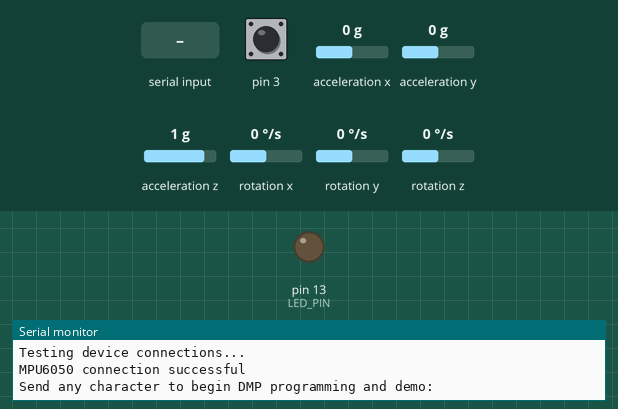
Simulated run of this sketch. Board: Arduino Leonardo, built with avr-gcc and run on an emulated ATmega32U4. On the bench: output pins drawn as LEDs (lit = HIGH), the last lines printed to the serial monitor. Dashed ring = blinking. The inputs (shaded band) are chosen by the test bench; at power-on: pin 3 HIGH, acceleration x 0 g, acceleration y 0 g, acceleration z 1 g, rotation z 0 °/s, rotation x 0 °/s, rotation y 0 °/s. The sensor or clock chip raises its interrupt line as the real part does.

Above: at 0.8 s.
0.9 s: "1\n" received over Serial
At 2.1 s:
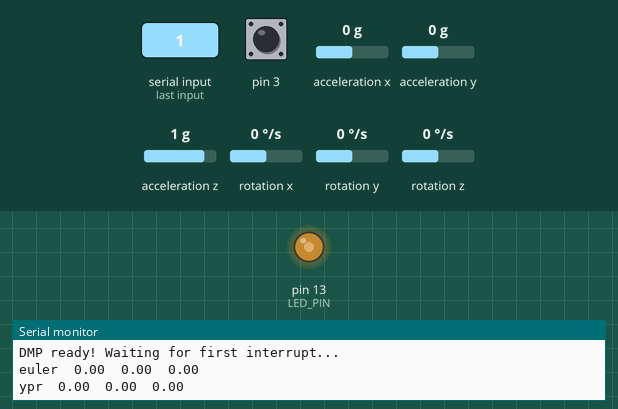
3.9 s: pin 3 pulled LOW for 1 s
7.9 s: acceleration x set to -1.4 g
At 9.1 s:
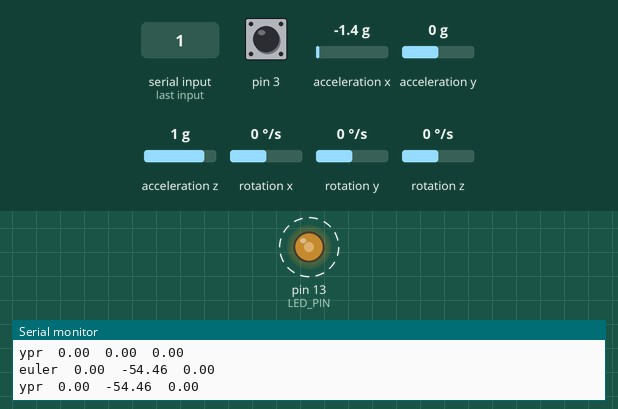
10.9 s: acceleration y set to -1.4 g
13.9 s: acceleration z set to -1.4 g
16.9 s: rotation z set to -192 °/s
Timing chart, 0 to 20.9 s (numbered marks = the images above; inputs shaded):
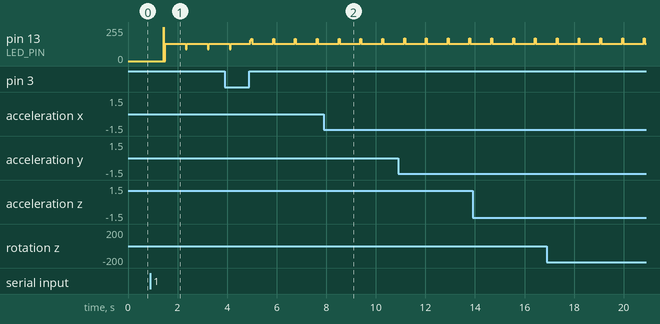

The sketch:

MPU6050_6DMP.ino
```cpp
// I2C device class (I2Cdev) demonstration Arduino sketch for MPU6050 class using DMP (MotionApps v2.0)
// 6/21/2012 by Jeff Rowberg <jeff@rowberg.net>
// Updates should (hopefully) always be available at https://github.com/jrowberg/i2cdevlib
//
// Changelog:
//      2013-05-08 - added seamless Fastwire support
//                 - added note about gyro calibration
//      2012-06-21 - added note about Arduino 1.0.1 + Leonardo compatibility error
//      2012-06-20 - improved FIFO overflow handling and simplified read process
//      2012-06-19 - completely rearranged DMP initialization code and simplification
//      2012-06-13 - pull gyro and accel data from FIFO packet instead of reading directly
//      2012-06-09 - fix broken FIFO read sequence and change interrupt detection to RISING
//      2012-06-05 - add gravity-compensated initial reference frame acceleration output
//                 - add 3D math helper file to DMP6 example sketch
//                 - add Euler output and Yaw/Pitch/Roll output formats
//      2012-06-04 - remove accel offset clearing for better results (thanks Sungon Lee)
//      2012-06-01 - fixed gyro sensitivity to be 2000 deg/sec instead of 250
//      2012-05-30 - basic DMP initialization working

/* ============================================
I2Cdev device library code is placed under the MIT license
Copyright (c) 2012 Jeff Rowberg

Permission is hereby granted, free of charge, to any person obtaining a copy
of this software and associated documentation files (the "Software"), to deal
in the Software without restriction, including without limitation the rights
to use, copy, modify, merge, publish, distribute, sublicense, and/or sell
copies of the Software, and to permit persons to whom the Software is
furnished to do so, subject to the following conditions:

The above copyright notice and this permission notice shall be included in
all copies or substantial portions of the Software.

THE SOFTWARE IS PROVIDED "AS IS", WITHOUT WARRANTY OF ANY KIND, EXPRESS OR
IMPLIED, INCLUDING BUT NOT LIMITED TO THE WARRANTIES OF MERCHANTABILITY,
FITNESS FOR A PARTICULAR PURPOSE AND NONINFRINGEMENT. IN NO EVENT SHALL THE
AUTHORS OR COPYRIGHT HOLDERS BE LIABLE FOR ANY CLAIM, DAMAGES OR OTHER
LIABILITY, WHETHER IN AN ACTION OF CONTRACT, TORT OR OTHERWISE, ARISING FROM,
OUT OF OR IN CONNECTION WITH THE SOFTWARE OR THE USE OR OTHER DEALINGS IN
THE SOFTWARE.
===============================================
*/

// I2Cdev and MPU6050 must be installed as libraries, or else the .cpp/.h files
// for both classes must be in the include path of your project
#include "I2Cdev.h"

#include "MPU6050_6Axis_MotionApps20.h"
//#include "MPU6050.h" // not necessary if using MotionApps include file

// Arduino Wire library is required if I2Cdev I2CDEV_ARDUINO_WIRE implementation
// is used in I2Cdev.h
#if I2CDEV_IMPLEMENTATION == I2CDEV_ARDUINO_WIRE
    #include "Wire.h"
#endif

// class default I2C address is 0x68
// specific I2C addresses may be passed as a parameter here
// AD0 low = 0x68 (default for SparkFun breakout and InvenSense evaluation board)
// AD0 high = 0x69
MPU6050 mpu;
//MPU6050 mpu(0x69); // <-- use for AD0 high

/* =========================================================================
   NOTE: In addition to connection 3.3v, GND, SDA, and SCL, this sketch
   depends on the MPU-6050's INT pin being connected to the Arduino's
   external interrupt #0 pin. On the Arduino Uno and Mega 2560, this is
   digital I/O pin 2.
 * ========================================================================= */

/* =========================================================================
   NOTE: Arduino v1.0.1 with the Leonardo board generates a compile error
   when using Serial.write(buf, len). The Teapot output uses this method.
   The solution requires a modification to the Arduino USBAPI.h file, which
   is fortunately simple, but annoying. This will be fixed in the next IDE
   release. For more info, see these links:

   http://arduino.cc/forum/index.php/topic,109987.0.html
   http://code.google.com/p/arduino/issues/detail?id=958
 * ========================================================================= */


// uncomment "OUTPUT_READABLE_QUATERNION" if you want to see the actual
// quaternion components in a [w, x, y, z] format (not best for parsing
// on a remote host such as Processing or something though)
//#define OUTPUT_READABLE_QUATERNION

// uncomment "OUTPUT_READABLE_EULER" if you want to see Euler angles
// (in degrees) calculated from the quaternions coming from the FIFO.
// Note that Euler angles suffer from gimbal lock (for more info, see
// http://en.wikipedia.org/wiki/Gimbal_lock)
#define OUTPUT_READABLE_EULER

// uncomment "OUTPUT_READABLE_YAWPITCHROLL" if you want to see the yaw/
// pitch/roll angles (in degrees) calculated from the quaternions coming
// from the FIFO. Note this also requires gravity vector calculations.
// Also note that yaw/pitch/roll angles suffer from gimbal lock (for
// more info, see: http://en.wikipedia.org/wiki/Gimbal_lock)
#define OUTPUT_READABLE_YAWPITCHROLL

// uncomment "OUTPUT_READABLE_REALACCEL" if you want to see acceleration
// components with gravity removed. This acceleration reference frame is
// not compensated for orientation, so +X is always +X according to the
// sensor, just without the effects of gravity. If you want acceleration
// compensated for orientation, us OUTPUT_READABLE_WORLDACCEL instead.
//#define OUTPUT_READABLE_REALACCEL

// uncomment "OUTPUT_READABLE_WORLDACCEL" if you want to see acceleration
// components with gravity removed and adjusted for the world frame of
// reference (yaw is relative to initial orientation, since no magnetometer
// is present in this case). Could be quite handy in some cases.
//#define OUTPUT_READABLE_WORLDACCEL

// uncomment "OUTPUT_TEAPOT" if you want output that matches the
// format used for the InvenSense teapot demo
//#define OUTPUT_TEAPOT

unsigned long tWrite=0;
boolean doWrite=false;

#define LED_PIN 13 // (Arduino is 13, Teensy is 11, Teensy++ is 6)
bool blinkState = false;

// MPU control/status vars
bool dmpReady = false;  // set true if DMP init was successful
uint8_t mpuIntStatus;   // holds actual interrupt status byte from MPU
uint8_t devStatus;      // return status after each device operation (0 = success, !0 = error)
uint16_t packetSize;    // expected DMP packet size (default is 42 bytes)
uint16_t fifoCount;     // count of all bytes currently in FIFO
uint8_t fifoBuffer[64]; // FIFO storage buffer

// orientation/motion vars
Quaternion q;           // [w, x, y, z]         quaternion container
VectorInt16 aa;         // [x, y, z]            accel sensor measurements
VectorInt16 aaReal;     // [x, y, z]            gravity-free accel sensor measurements
VectorInt16 aaWorld;    // [x, y, z]            world-frame accel sensor measurements
VectorFloat gravity;    // [x, y, z]            gravity vector
float euler[3];         // [psi, theta, phi]    Euler angle container
float ypr[3];           // [yaw, pitch, roll]   yaw/pitch/roll container and gravity vector

// packet structure for InvenSense teapot demo
uint8_t teapotPacket[14] = { '$', 0x02, 0,0, 0,0, 0,0, 0,0, 0x00, 0x00, '\r', '\n' };


// ================================================================
// ===               INTERRUPT DETECTION ROUTINE                ===
// ================================================================

volatile bool mpuInterrupt = false;     // indicates whether MPU interrupt pin has gone high
void dmpDataReady() {
    mpuInterrupt = true;
}


// ================================================================
// ===                      INITIAL SETUP                       ===
// ================================================================

void setup() {
    // join I2C bus (I2Cdev library doesn't do this automatically)
    #if I2CDEV_IMPLEMENTATION == I2CDEV_ARDUINO_WIRE
        Wire.begin();
        TWBR = 24; // 400kHz I2C clock (200kHz if CPU is 8MHz)
    #elif I2CDEV_IMPLEMENTATION == I2CDEV_BUILTIN_FASTWIRE
        Fastwire::setup(400, true);
    #endif

    // initialize serial communication
    // (115200 chosen because it is required for Teapot Demo output, but it's
    // really up to you depending on your project)
    Serial.begin(115200);
    while (!Serial); // wait for Leonardo enumeration, others continue immediately

    // NOTE: 8MHz or slower host processors, like the Teensy @ 3.3v or Ardunio
    // Pro Mini running at 3.3v, cannot handle this baud rate reliably due to
    // the baud timing being too misaligned with processor ticks. You must use
    // 38400 or slower in these cases, or use some kind of external separate
    // crystal solution for the UART timer.

    // initialize device
    Serial.println(F("Initializing I2C devices..."));
    mpu.initialize();

    // verify connection
    Serial.println(F("Testing device connections..."));
    Serial.println(mpu.testConnection() ? F("MPU6050 connection successful") : F("MPU6050 connection failed"));

    // wait for ready
    Serial.println(F("\nSend any character to begin DMP programming and demo: "));
    while (Serial.available() && Serial.read()); // empty buffer
    while (!Serial.available());                 // wait for data
    while (Serial.available() && Serial.read()); // empty buffer again

    // load and configure the DMP
    Serial.println(F("Initializing DMP..."));
    devStatus = mpu.dmpInitialize();

    // supply your own gyro offsets here, scaled for min sensitivity
    mpu.setXGyroOffset(220);
    mpu.setYGyroOffset(76);
    mpu.setZGyroOffset(-90);
    mpu.setZAccelOffset(1788); // 1688 factory default for my test chip

    // make sure it worked (returns 0 if so)
    if (devStatus == 0) {
        // turn on the DMP, now that it's ready
        Serial.println(F("Enabling DMP..."));
        mpu.setDMPEnabled(true);

        // enable Arduino interrupt detection
        Serial.println(F("Enabling interrupt detection (Arduino external interrupt 0)..."));
        attachInterrupt(0, dmpDataReady, RISING);
        mpuIntStatus = mpu.getIntStatus();

        // set our DMP Ready flag so the main loop() function knows it's okay to use it
        Serial.println(F("DMP ready! Waiting for first interrupt..."));
        dmpReady = true;

        // get expected DMP packet size for later comparison
        packetSize = mpu.dmpGetFIFOPacketSize();
    } else {
        // ERROR!
        // 1 = initial memory load failed
        // 2 = DMP configuration updates failed
        // (if it's going to break, usually the code will be 1)
        Serial.print(F("DMP Initialization failed (code "));
        Serial.print(devStatus);
        Serial.println(F(")"));
    }

    // configure LED for output
    pinMode(LED_PIN, OUTPUT);
}


// ================================================================
// ===                    MAIN PROGRAM LOOP                     ===
// ================================================================

void loop() {
    // if programming failed, don't try to do anything
    if (!dmpReady) return;

    if (millis()-tWrite>876) {
      doWrite=true;
      tWrite=millis();
    }
    else doWrite=false;

    // wait for MPU interrupt or extra packet(s) available
    while (!mpuInterrupt && fifoCount < packetSize) {
        // other program behavior stuff here
        // .
        // .
        // .
        // if you are really paranoid you can frequently test in between other
        // stuff to see if mpuInterrupt is true, and if so, "break;" from the
        // while() loop to immediately process the MPU data
        // .
        // .
        // .
    }

    // reset interrupt flag and get INT_STATUS byte
    mpuInterrupt = false;
    mpuIntStatus = mpu.getIntStatus();

    // get current FIFO count
    fifoCount = mpu.getFIFOCount();

    // check for overflow (this should never happen unless our code is too inefficient)
    if ((mpuIntStatus & 0x10) || fifoCount == 1024) {
        // reset so we can continue cleanly
        mpu.resetFIFO();
        Serial.println(F("FIFO overflow!"));

    // otherwise, check for DMP data ready interrupt (this should happen frequently)
    } else if (mpuIntStatus & 0x02) {
        // wait for correct available data length, should be a VERY short wait
        while (fifoCount < packetSize) fifoCount = mpu.getFIFOCount();

        // read a packet from FIFO
        mpu.getFIFOBytes(fifoBuffer, packetSize);

        // track FIFO count here in case there is > 1 packet available
        // (this lets us immediately read more without waiting for an interrupt)
        fifoCount -= packetSize;

        if (doWrite) {
        #ifdef OUTPUT_READABLE_QUATERNION
            // display quaternion values in easy matrix form: w x y z
            mpu.dmpGetQuaternion(&q, fifoBuffer);
            Serial.print("quat\t");
            Serial.print(q.w);
            Serial.print("\t");
            Serial.print(q.x);
            Serial.print("\t");
            Serial.print(q.y);
            Serial.print("\t");
            Serial.println(q.z);
        #endif

        #ifdef OUTPUT_READABLE_EULER
            // display Euler angles in degrees
            mpu.dmpGetQuaternion(&q, fifoBuffer);
            mpu.dmpGetEuler(euler, &q);
            Serial.print("euler\t");
            Serial.print(euler[0] * 180/M_PI);
            Serial.print("\t");
            Serial.print(euler[1] * 180/M_PI);
            Serial.print("\t");
            Serial.println(euler[2] * 180/M_PI);
        #endif

        #ifdef OUTPUT_READABLE_YAWPITCHROLL
            // display Euler angles in degrees
            mpu.dmpGetQuaternion(&q, fifoBuffer);
            mpu.dmpGetGravity(&gravity, &q);
            mpu.dmpGetYawPitchRoll(ypr, &q, &gravity);
            Serial.print("ypr\t");
            Serial.print(ypr[0] * 180/M_PI);
            Serial.print("\t");
            Serial.print(ypr[1] * 180/M_PI);
            Serial.print("\t");
            Serial.println(ypr[2] * 180/M_PI);
        #endif

        #ifdef OUTPUT_READABLE_REALACCEL
            // display real acceleration, adjusted to remove gravity
            mpu.dmpGetQuaternion(&q, fifoBuffer);
            mpu.dmpGetAccel(&aa, fifoBuffer);
            mpu.dmpGetGravity(&gravity, &q);
            mpu.dmpGetLinearAccel(&aaReal, &aa, &gravity);
            Serial.print("areal\t");
            Serial.print(aaReal.x);
            Serial.print("\t");
            Serial.print(aaReal.y);
            Serial.print("\t");
            Serial.println(aaReal.z);
        #endif

        #ifdef OUTPUT_READABLE_WORLDACCEL
            // display initial world-frame acceleration, adjusted to remove gravity
            // and rotated based on known orientation from quaternion
            mpu.dmpGetQuaternion(&q, fifoBuffer);
            mpu.dmpGetAccel(&aa, fifoBuffer);
            mpu.dmpGetGravity(&gravity, &q);
            mpu.dmpGetLinearAccel(&aaReal, &aa, &gravity);
            mpu.dmpGetLinearAccelInWorld(&aaWorld, &aaReal, &q);
            Serial.print("aworld\t");
            Serial.print(aaWorld.x);
            Serial.print("\t");
            Serial.print(aaWorld.y);
            Serial.print("\t");
            Serial.println(aaWorld.z);
        #endif

        #ifdef OUTPUT_TEAPOT
            // display quaternion values in InvenSense Teapot demo format:
            teapotPacket[2] = fifoBuffer[0];
            teapotPacket[3] = fifoBuffer[1];
            teapotPacket[4] = fifoBuffer[4];
            teapotPacket[5] = fifoBuffer[5];
            teapotPacket[6] = fifoBuffer[8];
            teapotPacket[7] = fifoBuffer[9];
            teapotPacket[8] = fifoBuffer[12];
            teapotPacket[9] = fifoBuffer[13];
            Serial.write(teapotPacket, 14);
            teapotPacket[11]++; // packetCount, loops at 0xFF on purpose
        #endif
        } // if doWrite

        // blink LED to indicate activity
        blinkState = !blinkState;
        digitalWrite(LED_PIN, blinkState);
    }
}
```

Measured:
- after the input at 0.9 s, pin 13 (LED_PIN): 0/255 → 128/255 after 0.54 s
